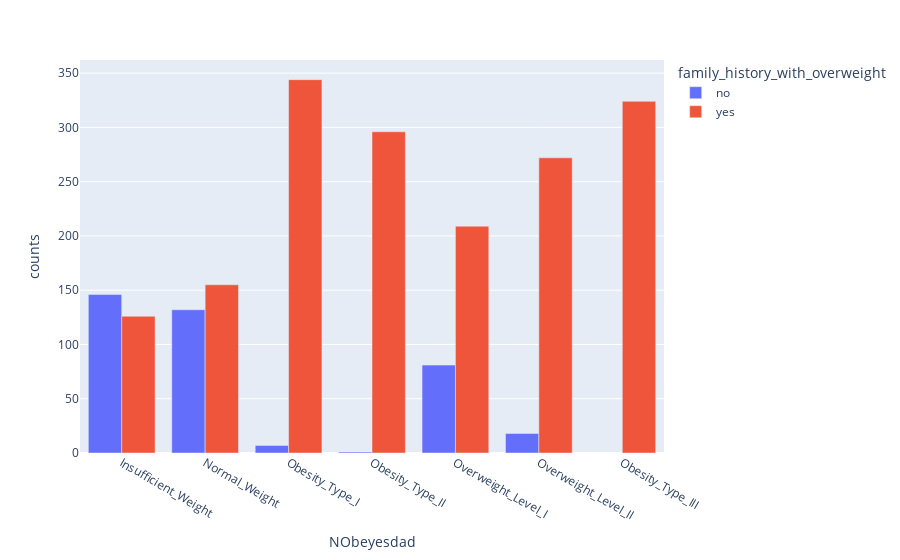

This figure's notebook cell:
### Code cell
fig = px.bar(family_hisotry_split, x="NObeyesdad", y="counts",
             color='family_history_with_overweight',barmode='group',
             height=400)
fig.show()

### Figure 1 — Plotly figure (JSON) as saved in the notebook; plotly's stock layout.template omitted (floating-point values rounded to 4 significant figures)
{"data": [{"alignmentgroup": "True", "hovertemplate": "family_history_with_overweight=no<br>NObeyesdad=%{x}<br>counts=%{y}<extra></extra>", "legendgroup": "no", "marker": {"color": "#636efa", "pattern": {"shape": ""}}, "name": "no", "offsetgroup": "no", "orientation": "v", "showlegend": true, "textposition": "auto", "type": "bar", "x": ["Insufficient_Weight", "Normal_Weight", "Obesity_Type_I", "Obesity_Type_II", "Overweight_Level_I", "Overweight_Level_II"], "xaxis": "x", "y": [146, 132, 7, 1, 81, 18], "yaxis": "y"}, {"alignmentgroup": "True", "hovertemplate": "family_history_with_overweight=yes<br>NObeyesdad=%{x}<br>counts=%{y}<extra></extra>", "legendgroup": "yes", "marker": {"color": "#EF553B", "pattern": {"shape": ""}}, "name": "yes", "offsetgroup": "yes", "orientation": "v", "showlegend": true, "textposition": "auto", "type": "bar", "x": ["Insufficient_Weight", "Normal_Weight", "Obesity_Type_I", "Obesity_Type_II", "Obesity_Type_III", "Overweight_Level_I", "Overweight_Level_II"], "xaxis": "x", "y": [126, 155, 344, 296, 324, 209, 272], "yaxis": "y"}], "layout": {"autosize": true, "barmode": "group", "legend": {"title": {"text": "family_history_with_overweight"}, "tracegroupgap": 0}, "margin": {"t": 60}, "xaxis": {"anchor": "y", "autorange": true, "domain": [0, 1], "range": [-0.5, 6.5], "title": {"text": "NObeyesdad"}, "type": "category"}, "yaxis": {"anchor": "x", "autorange": true, "domain": [0, 1], "range": [0, 362.1], "title": {"text": "counts"}, "type": "linear"}}}
